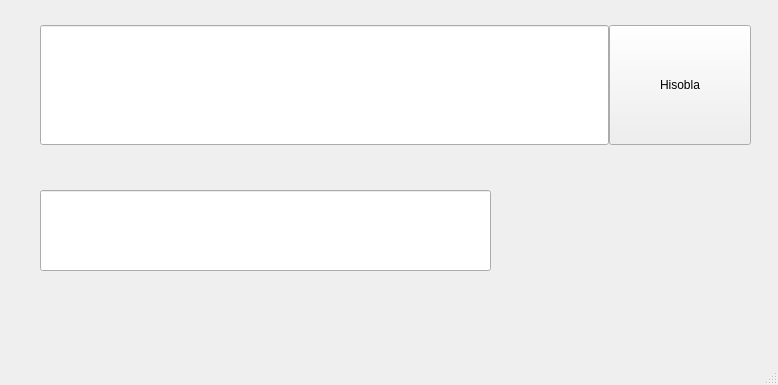
<?xml version="1.0" encoding="UTF-8"?>
<ui version="4.0">
 <class>MainWindow</class>
 <widget class="QMainWindow" name="MainWindow">
  <property name="geometry">
   <rect>
    <x>0</x>
    <y>0</y>
    <width>778</width>
    <height>385</height>
   </rect>
  </property>
  <property name="windowTitle">
   <string>MainWindow</string>
  </property>
  <widget class="QWidget" name="centralwidget">
   <widget class="QLineEdit" name="lineEdit_2">
    <property name="geometry">
     <rect>
      <x>40</x>
      <y>190</y>
      <width>451</width>
      <height>81</height>
     </rect>
    </property>
   </widget>
   <widget class="QWidget" name="horizontalLayoutWidget">
    <property name="geometry">
     <rect>
      <x>40</x>
      <y>10</y>
      <width>711</width>
      <height>156</height>
     </rect>
    </property>
    <layout class="QHBoxLayout" name="horizontalLayout" stretch="4,1">
     <property name="spacing">
      <number>0</number>
     </property>
     <property name="leftMargin">
      <number>0</number>
     </property>
     <property name="bottomMargin">
      <number>5</number>
     </property>
     <item>
      <widget class="QLineEdit" name="lineEdit">
       <property name="minimumSize">
        <size>
         <width>40</width>
         <height>120</height>
        </size>
       </property>
       <property name="baseSize">
        <size>
         <width>40</width>
         <height>50</height>
        </size>
       </property>
      </widget>
     </item>
     <item>
      <widget class="QPushButton" name="pushButton">
       <property name="minimumSize">
        <size>
         <width>0</width>
         <height>120</height>
        </size>
       </property>
       <property name="styleSheet">
        <string notr="true">Qpushbutton{selection-color: rgb(29, 214, 255);
gridline-color: rgb(170, 255, 0);
border-bottom-color: rgb(15, 91, 255);}</string>
       </property>
       <property name="text">
        <string>Hisobla</string>
       </property>
      </widget>
     </item>
    </layout>
   </widget>
  </widget>
  <widget class="QMenuBar" name="menubar">
   <property name="geometry">
    <rect>
     <x>0</x>
     <y>0</y>
     <width>778</width>
     <height>26</height>
    </rect>
   </property>
  </widget>
  <widget class="QStatusBar" name="statusbar"/>
 </widget>
 <resources/>
 <connections/>
</ui>
